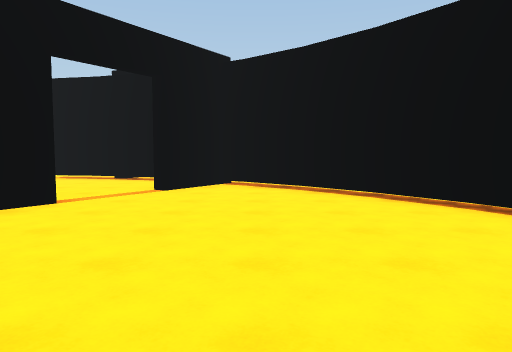
view 1 (above)

18 first-person views from a walk through a Unity game level. The camera is 1.5 m above the floor, tilts 4° down and sees 70° across. Doors are open. The floor is counted in squares, 2 m on a side. Each view is taken from the middle of a square. On the plan, view 1 faces up. The plan holds only what a view shows up to about 11 squares ahead; the rest is blank. The place goes on beyond the plan. The player is left out.

view 2
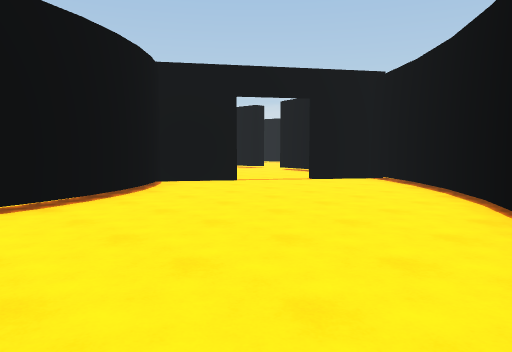

view 3
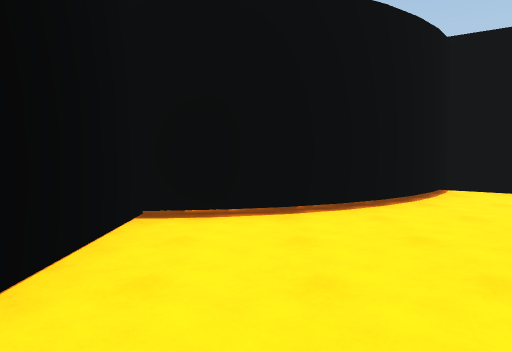

view 4
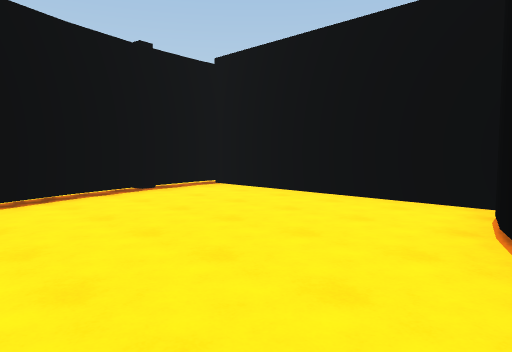

view 5
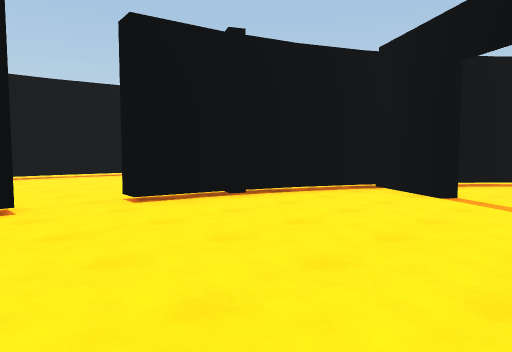

view 6
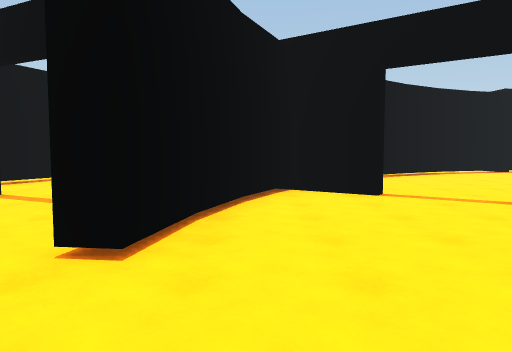

view 7
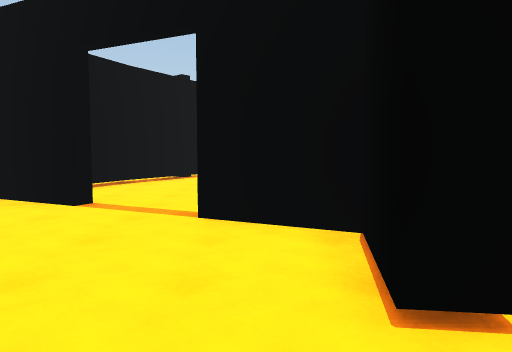

view 8
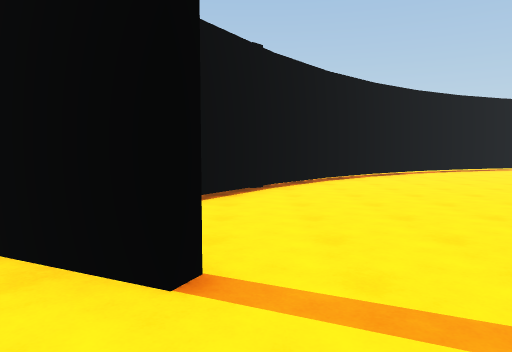

view 9
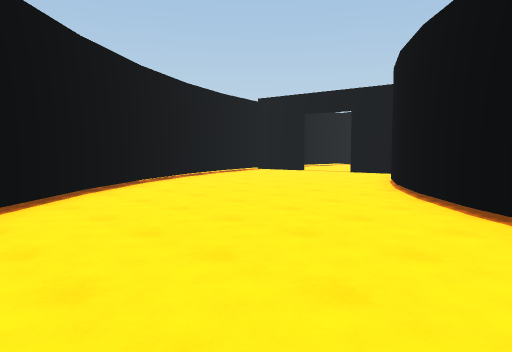

view 10
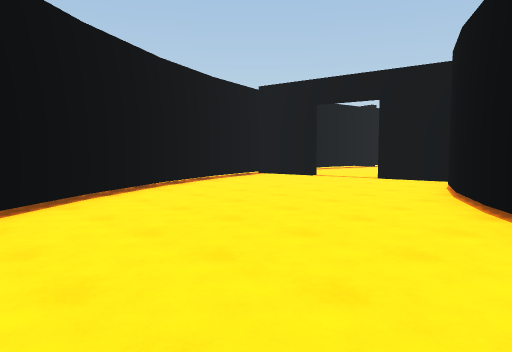

view 11
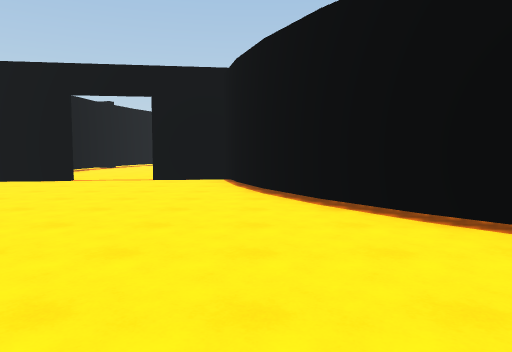

view 12
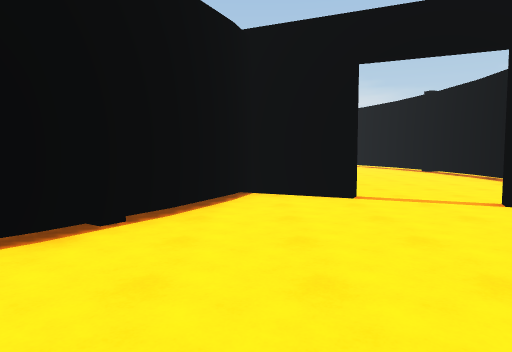

view 13
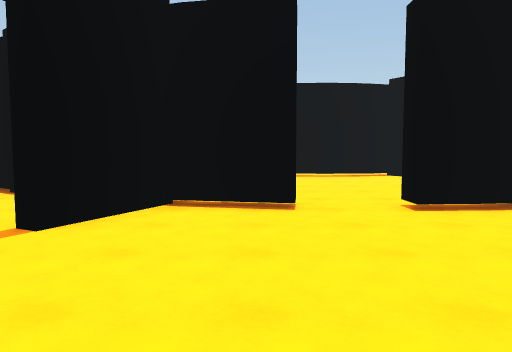

view 14
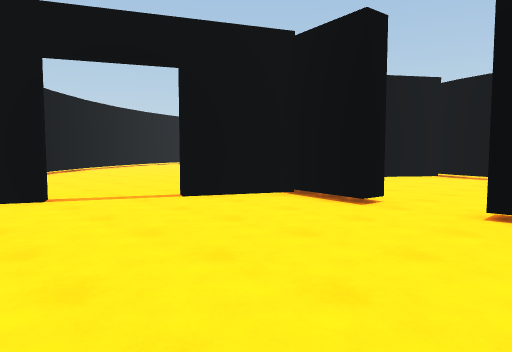

view 15
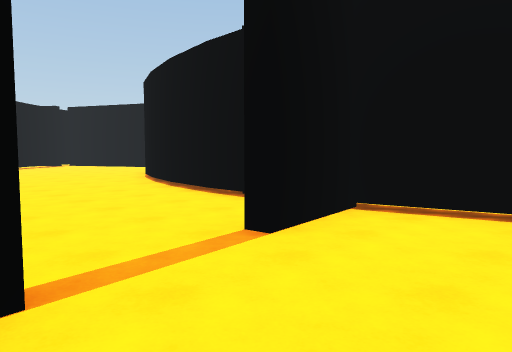

view 16
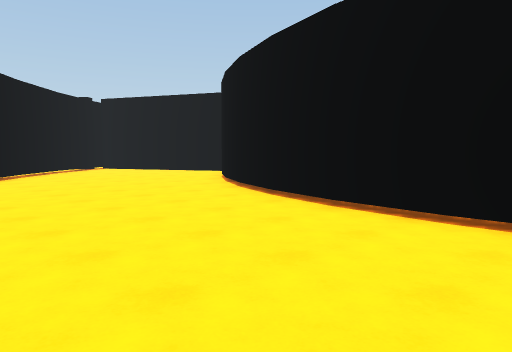

view 17
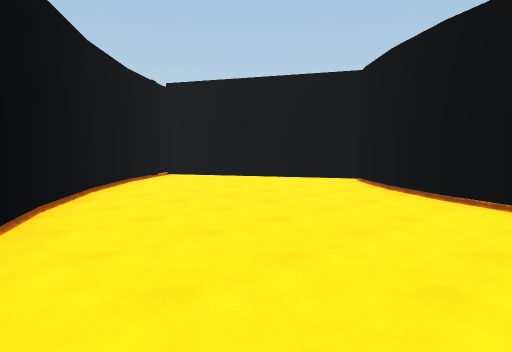

view 18
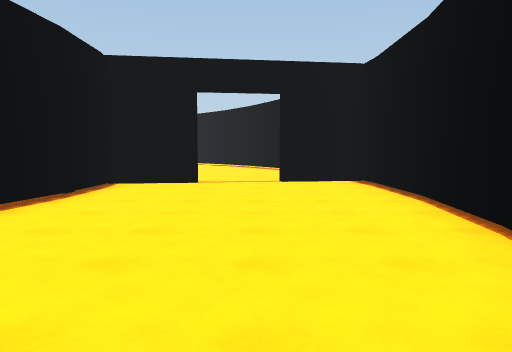

### Floor plan
Points are (right, up) in squares from view 1. A wall is a line through its corners. A room is listed if a view was taken in it or the views show most of it. See-through windows are left out.
Room 1 (views 1, 2, 3, 4)
walls: (-1.6, 1.2) (-1.3, 0.3); (-1.3, 0.5) (-1.1, -0.4); (3.2, 3.8) (2.7, 4.7); (3.9, 2) (3.5, 3.1); (-2, 1.8) (-1.5, 1); (2.7, 4.6) (1.8, 5.9); (-1.1, -0.3) (-1, -1.4) (4.5, -1.4) (4.5, -0.8) (4.3, 0.7); (-2.4, 2.4) (-1.9, 1.7); (4.3, 0.6) (3.9, 2.1); (1.9, 5.7) (0.8, 6.9); (-3.6, 3.4) (-2.9, 2.9) (-2.3, 2.3); (0.9, 6.9) (-0.2, 7.8); (-2.8, 5.3) (-3.9, 3.6) (-3.4, 3.3); (-0.1, 7.7) (-0.8, 8.1) (-1.7, 6.8)
ways out: open door at (-2.4, 6.2) to room 2
Room 2 (views 5, 6)
walls: (-6.3, 4.5) (-5.5, 4.3) (-4.7, 4); (-7.1, 4.5) (-6.2, 4.5); (-7.9, 4.4) (-7, 4.5); (-4.1, 9.6) (-5.6, 9.9) (-5.5, 10.4); (-7, 10.5) (-7, 10); (-4.1, 3.8) (-3.2, 5.1); (-8.6, 4.3) (-7.7, 4.5); (-2, 6.9) (-1, 8.3); (-1.4, 8.6) (-2.8, 9.2) (-4.2, 9.6)
ways out: open door at (-2.4, 6.2) to room 1; opening at (-6, 10) to room 3
Room 3 (views 7, 8, 13, 14)
walls: (-5.5, 10.4) (-4, 10.1); (-8.3, 10.4) (-7, 10.5); (-3.7, 10) (-2.9, 11.7); (-3.1, 15.5) (-4.8, 15.9) (-7, 16) (-8.1, 15.9); (-2.1, 13.4) (-1.4, 15)
ways out: opening at (-6, 10) to room 2; open door at (-2.5, 12.5) to room 4
Room 4 (views 9, 10, 11, 12, 15)
walls: (2.2, 6.2) (3.1, 4.9); (3.1, 5) (3.9, 3.6) (4.4, 2.2); (1.2, 7.3) (2.3, 6.1); (6.6, 9.6) (4.9, 11.3); (7.8, 7.8) (6.4, 9.7); (0.1, 8.2) (1.2, 7.2); (5, 11.2) (3.3, 12.7); (4.4, 2.3) (4.8, 0.5) (6.7, 0.8); (8.9, 5.9) (7.7, 8); (-1.2, 9) (0, 8.2); (3.4, 12.6) (1.4, 13.9); (9.7, 3.9) (8.8, 6); (1.4, 13.8) (-0.1, 14.6); (8.5, 1) (10.2, 1.3); (10, 2.4) (9.6, 3.9); (-2.7, 11.6) (-3.4, 9.9) (-2.6, 9.7) (-1.1, 9)
ways out: open door at (-2.5, 12.5) to room 3; open door at (7.5, 1) to room 5
Room 5 (views 16, 17, 18)
walls: (3.9, -6.6) (3.1, -7.9); (3.2, -7.9) (2.2, -9.2); (4.8, -3.7) (4.4, -5.2) (3.8, -6.7); (2.3, -9.1) (1.2, -10.3); (7.8, -10.9) (8.4, -9.8); (10.2, -4.8) (10.5, -2.6) (10.5, -0.4) (10.3, 1) (8.6, 0.7); (5, -2.1) (4.8, -3.9); (6.4, -12.7) (7.8, -10.8); (1.2, -10.2) (0.2, -11.1) (2, -14.6); (5, -0.6) (5, -2.4); (4.9, -14.3) (6.5, -12.6); (6.7, 0.5) (4.9, 0.2) (5, -0.9); (3.2, -15.7) (5, -14.2)
ways out: open door at (7.5, 1) to room 4

Where each view was taken, in squares from view 1:
view 1: 0 up, 0 right, facing up
view 2: 1 down, 4 right, facing up-left
view 3: 0 up, 3 right, facing left
view 4: 4 up, 2 left, facing down-right
view 5: 5 up, 8 left, facing up-right
view 6: 9 up, 8 left, facing right
view 7: 11 up, 7 left, facing right
view 8: 13 up, 4 left, facing right
view 9: 12 up, 0 right, facing down-right
view 10: 10 up, 2 right, facing down-right
view 11: 10 up, 4 right, facing down
view 12: 10 up, 3 right, facing left
view 13: 15 up, 5 left, facing down
view 14: 15 up, 8 left, facing down-right
view 15: 3 up, 9 right, facing down-left
view 16: 1 down, 9 right, facing down-left
view 17: 6 down, 9 right, facing down-left
view 18: 8 down, 8 right, facing up
